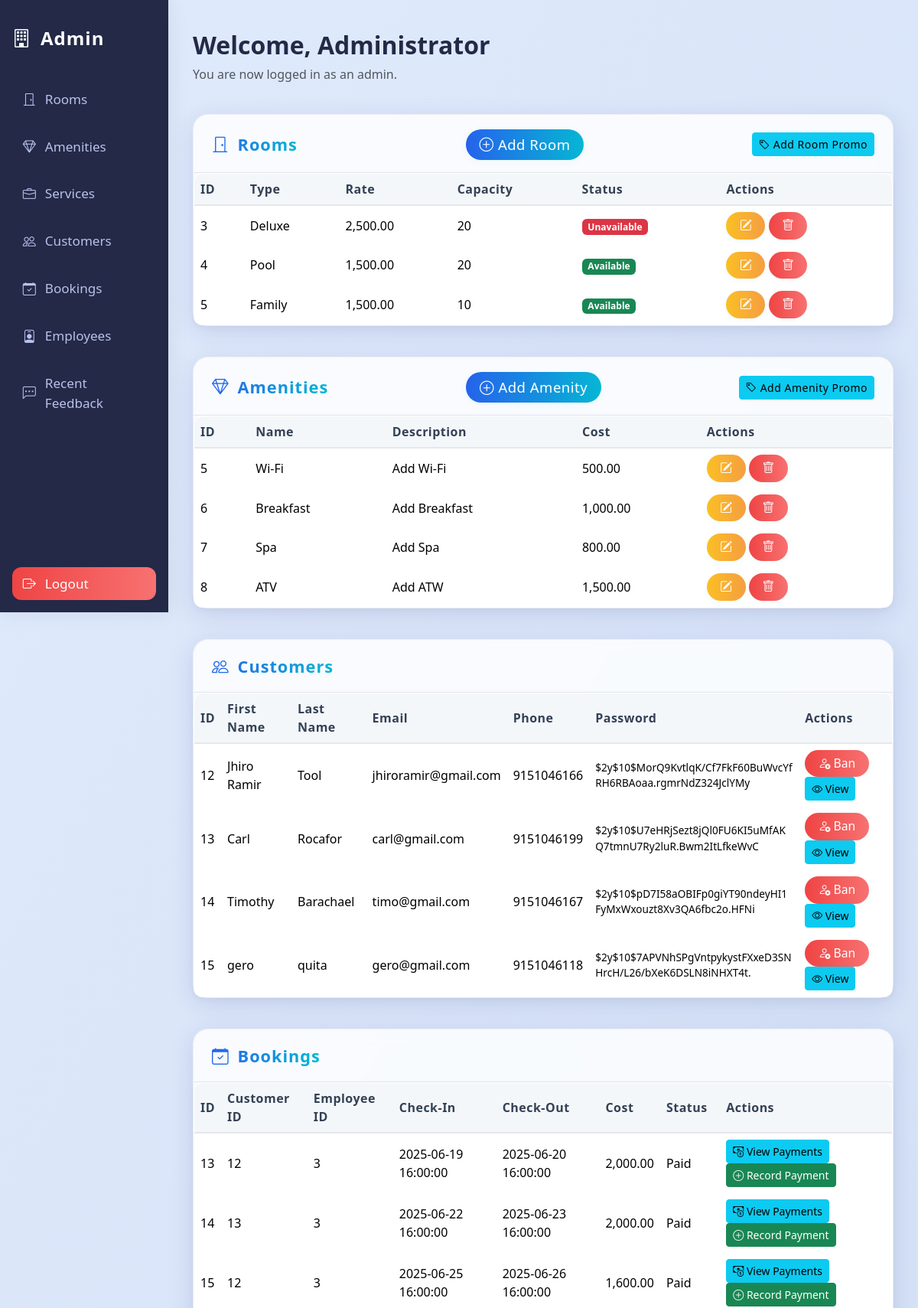
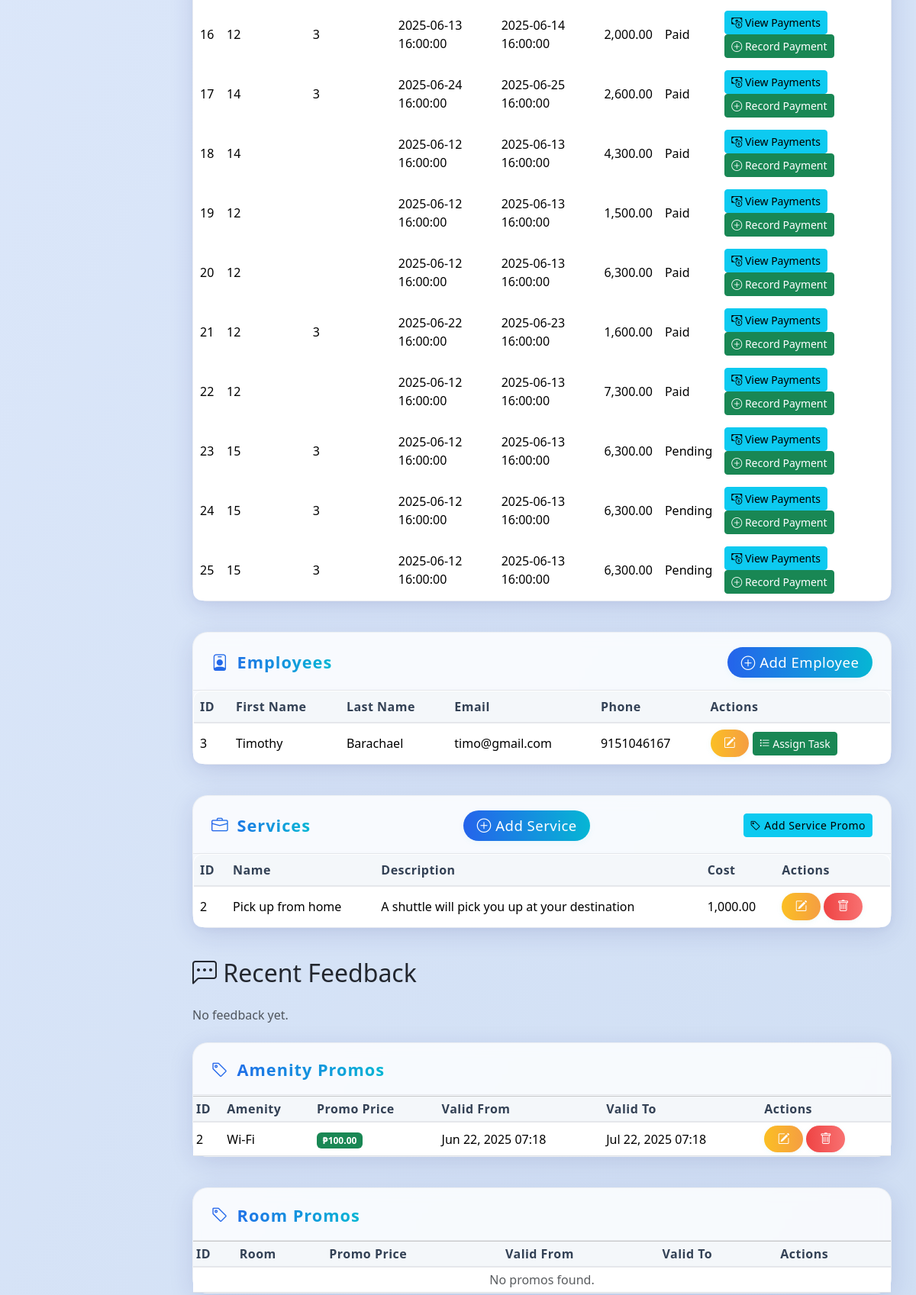
The page /admin_homepage.php (signed in, upper part) on the database its author committed (2 pictures, top to bottom).
### tables this page shows
CREATE TABLE `room` (
  `Room_ID` int(11) NOT NULL,
  `Room_Type` varchar(255) NOT NULL,
  `Room_Rate` decimal(10,2) NOT NULL,
  `Room_Cap` int(11) NOT NULL,
  `Room_Status` varchar(20) NOT NULL DEFAULT 'Available'
);

CREATE TABLE `amenity` (
  `Amenity_ID` int(11) NOT NULL,
  `Amenity_Name` varchar(255) NOT NULL,
  `Amenity_Desc` varchar(255) NOT NULL,
  `Amenity_Cost` decimal(10,2) NOT NULL
);

CREATE TABLE `customer` (
  `Cust_ID` int(11) NOT NULL,
  `Cust_FN` varchar(255) NOT NULL,
  `Cust_LN` varchar(255) NOT NULL,
  `Cust_Email` varchar(255) NOT NULL,
  `Cust_Phone` bigint(20) NOT NULL,
  `Cust_Password` varchar(255) NOT NULL,
  `is_banned` tinyint(1) DEFAULT 0
);

CREATE TABLE `booking` (
  `Booking_ID` int(11) NOT NULL,
  `Cust_ID` int(11) NOT NULL,
  `Emp_ID` int(11) DEFAULT NULL,
  `Booking_IN` timestamp NOT NULL DEFAULT current_timestamp(),
  `Booking_Out` timestamp NULL DEFAULT NULL,
  `Booking_Cost` decimal(10,2) NOT NULL,
  `Booking_Status` varchar(255) NOT NULL,
  `Guests` int(11) DEFAULT NULL
);

CREATE TABLE `employee` (
  `Emp_ID` int(11) NOT NULL,
  `Admin_ID` int(11) DEFAULT NULL,
  `Emp_FN` varchar(255) NOT NULL,
  `Emp_LN` varchar(255) NOT NULL,
  `Emp_Email` varchar(255) NOT NULL,
  `Emp_Phone` bigint(20) NOT NULL,
  `Emp_Role` varchar(50) DEFAULT NULL
);

CREATE TABLE `service` (
  `Service_ID` int(11) NOT NULL,
  `Service_Name` varchar(255) NOT NULL,
  `Service_Desc` varchar(255) NOT NULL,
  `Service_Cost` decimal(10,2) NOT NULL
);

CREATE TABLE `amenityprices` (
  `AP_ID` int(11) NOT NULL,
  `Amenity_ID` int(11) NOT NULL,
  `Price` decimal(10,2) NOT NULL,
  `PromValidF` timestamp NOT NULL DEFAULT current_timestamp() ON UPDATE current_timestamp(),
  `PromValidT` timestamp NOT NULL DEFAULT current_timestamp() ON UPDATE current_timestamp()
);

### admin_homepage.php (the view, shortened to what the rows shown need)
<?php
require_once('classes/database.php');
$db = new Database();
$rooms = $db->getAllRooms();
$amenities = $db->getAllAmenities();
$customers = $db->getAllCustomers();
$bookings = $db->getAllBookings();
$employees = $db->getAllEmployees();
$services = $db->getAllServices();
$amenityPromos = $db->getAllAmenityPromos();
?>
<!doctype html>
<html lang="en">
<head>
  <link rel="stylesheet" href="./bootstrap-5.3.3-dist/css/bootstrap.css">
  <link rel="stylesheet" href="https://cdn.jsdelivr.net/npm/bootstrap-icons/font/bootstrap-icons.css">
  <link rel="stylesheet" href="style2.css">
</head>
<body>
  <div class="admin-layout">
    <main class="main-content">
      <header class="main-header">
        <h1>Welcome, Administrator</h1>
      </header>
      <section id="rooms" class="dashboard-section">
        <div class="dashboard-card glass-card">
          <div class="card-body">
            <table class="table dashboard-table align-middle">
              <thead>
                <tr>
                  <th>ID</th>
                  <th>Type</th>
                  <th>Rate</th>
                  <th>Capacity</th>
                  <th>Status</th>
                  <th>Actions</th>
                </tr>
              </thead>
              <tbody>
                <?php foreach ($rooms as $room): ?>
                <tr>
                  <td><?= $room['Room_ID'] ?></td>
                  <td><?= htmlspecialchars($room['Room_Type']) ?></td>
                  <td><?= number_format($room['Room_Rate'], 2) ?></td>
                  <td><?= $room['Room_Cap'] ?></td>
                  <td>
                    <?php if (isset($room['Room_Status']) && strtolower($room['Room_Status']) === 'available'): ?>
                      <span class="badge bg-success">Available</span>
                    <?php else: ?>
                      <span class="badge bg-danger">Unavailable</span>
                    <?php endif; ?>
                  </td>
                  <td>
                    <a href="update_room.php?id=<?= $room['Room_ID'] ?>" class="btn btn-warning btn-sm"><i class="bi bi-pencil-square"></i></a>
                    <a href="delete_room.php?id=<?= $room['Room_ID'] ?>" class="btn btn-danger btn-sm" onclick="return confirm('Delete this room?');"><i class="bi bi-trash"></i></a>
                  </td>
                </tr>
                <?php endforeach; ?>
              </tbody>
            </table>
          </div>
        </div>
      </section>
      <section id="amenities" class="dashboard-section">
        <div class="dashboard-card glass-card">
          <div class="card-body">
            <table class="table dashboard-table align-middle">
              <thead>
                <tr>
                  <th>ID</th>
                  <th>Name</th>
                  <th>Description</th>
                  <th>Cost</th>
                  <th>Actions</th>
                </tr>
              </thead>
              <tbody>
                <?php foreach ($amenities as $amenity): ?>
                <tr>
                  <td><?= $amenity['Amenity_ID'] ?></td>
                  <td><?= htmlspecialchars($amenity['Amenity_Name']) ?></td>
                  <td><?= htmlspecialchars($amenity['Amenity_Desc']) ?></td>
                  <td><?= number_format($amenity['Amenity_Cost'], 2) ?></td>
                  <td>
                    <a href="update_amenity.php?id=<?= $amenity['Amenity_ID'] ?>" class="btn btn-warning btn-sm"><i class="bi bi-pencil-square"></i></a>
                    <a href="delete_amenity.php?id=<?= $amenity['Amenity_ID'] ?>" class="btn btn-danger btn-sm" onclick="return confirm('Delete this amenity?');"><i class="bi bi-trash"></i></a>
                  </td>
                </tr>
                <?php endforeach; ?>
              </tbody>
            </table>
          </div>
        </div>
      </section>
      <section id="customers" class="dashboard-section">
        <div class="dashboard-card glass-card">
          <div class="card-body">
            <table class="table dashboard-table align-middle">
              <thead>
                <tr>
                  <th>ID</th>
                  <th>First Name</th>
                  <th>Last Name</th>
                  <th>Email</th>
                  <th>Phone</th>
                  <th>Password</th>
                  <th>Actions</th>
                </tr>
              </thead>
              <tbody>
                <?php foreach ($customers as $customer): ?>
                <tr>
                  <td><?= $customer['Cust_ID'] ?></td>
                  <td><?= htmlspecialchars($customer['Cust_FN']) ?></td>
                  <td><?= htmlspecialchars($customer['Cust_LN']) ?></td>
                  <td><?= htmlspecialchars($customer['Cust_Email']) ?></td>
                  <td><?= htmlspecialchars($customer['Cust_Phone']) ?></td>
                  <td style="font-size:0.85em;word-break:break-all;"><?= htmlspecialchars($customer['Cust_Password']) ?></td>
                  <td>
                    <?php if (empty($customer['is_banned'])): ?>
                      <a href="ban_customer.php?id=<?= $customer['Cust_ID'] ?>" class="btn btn-danger btn-sm" onclick="return confirm('Ban this customer?');"><i class="bi bi-person-x"></i> Ban</a>
                    <?php else: ?>
                      <span class="badge bg-danger">Banned</span>
                    <?php endif; ?>
                    <a href="customer_details.php?id=<?= $customer['Cust_ID'] ?>" class="btn btn-info btn-sm"><i class="bi bi-eye"></i> View</a>
                  </td>
                </tr>
                <?php endforeach; ?>
              </tbody>
            </table>
          </div>
        </div>
      </section>
      <section id="bookings" class="dashboard-section">
        <div class="dashboard-card glass-card">
          <div class="card-body">
            <table class="table dashboard-table align-middle">
              <thead>
                <tr>
                  <th>ID</th>
                  <th>Customer ID</th>
                  <th>Employee ID</th>
                  <th>Check-In</th>
                  <th>Check-Out</th>
                  <th>Cost</th>
                  <th>Status</th>
                  <th>Actions</th>
                </tr>
              </thead>
              <tbody>
                <?php foreach ($bookings as $booking): ?>
                <tr>
                  <td><?= $booking['Booking_ID'] ?></td>
                  <td><?= $booking['Cust_ID'] ?></td>
                  <td><?= $booking['Emp_ID'] ?></td>
                  <td><?= $booking['Booking_IN'] ?></td>
                  <td><?= $booking['Booking_Out'] ?></td>
                  <td><?= number_format($booking['Booking_Cost'], 2) ?></td>
                  <td><?= htmlspecialchars($booking['Booking_Status']) ?></td>
                  <td>
                    <button class="btn btn-info btn-sm" data-bs-toggle="modal" data-bs-target="#paymentsModal<?= $booking['Booking_ID'] ?>">
                      <i class="bi bi-cash-coin"></i> View Payments
                    </button>
                    <a href="payment.php?booking_id=<?= $booking['Booking_ID'] ?>" class="btn btn-success btn-sm"><i class="bi bi-plus-circle"></i> Record Payment</a>
                  </td>
                </tr>
                <?php endforeach; ?>
              </tbody>
            </table>
          </div>
        </div>
      </section>
      <section id="employee" class="dashboard-section">
        <div class="dashboard-card glass-card">
          <div class="card-body">
            <table class="table dashboard-table align-middle">
              <thead>
                <tr>
                  <th>ID</th>
                  <th>First Name</th>
                  <th>Last Name</th>
                  <th>Email</th>
                  <th>Phone</th>
                  <th>Actions</th>
                </tr>
              </thead>
              <tbody>
                <?php foreach ($employees as $employee): ?>
                <tr>
                  <td><?= $employee['Emp_ID'] ?></td>
                  <td><?= htmlspecialchars($employee['Emp_FN']) ?></td>
                  <td><?= htmlspecialchars($employee['Emp_LN']) ?></td>
                  <td><?= htmlspecialchars($employee['Emp_Email']) ?></td>
                  <td><?= htmlspecialchars($employee['Emp_Phone']) ?></td>
                  <td>
                    <a href="edit_employee.php?id=<?= $employee['Emp_ID'] ?>" class="btn btn-warning btn-sm"><i class="bi bi-pencil-square"></i></a>
                    <a href="assign_task.php?id=<?= $employee['Emp_ID'] ?>" class="btn btn-success btn-sm"><i class="bi bi-list-task"></i> Assign Task</a>
                  </td>
                </tr>
                <?php endforeach; ?>
              </tbody>
            </table>
          </div>
        </div>
      </section>
      <section id="services" class="dashboard-section">
        <div class="dashboard-card glass-card">
          <div class="card-body">
            <table class="table dashboard-table align-middle">
              <thead>
                <tr>
                  <th>ID</th>
                  <th>Name</th>
                  <th>Description</th>
                  <th>Cost</th>
                  <th>Actions</th>
                </tr>
              </thead>
              <tbody>
                <?php if ($services): ?>
                  <?php foreach ($services as $service): ?>
                    <tr>
                      <td><?= $service['Service_ID'] ?></td>
                      <td><?= htmlspecialchars($service['Service_Name']) ?></td>
                      <td><?= htmlspecialchars($service['Service_Desc']) ?></td>
                      <td><?= number_format($service['Service_Cost'], 2) ?></td>
                      <td>
                        <a href="update_service.php?id=<?= $service['Service_ID'] ?>" class="btn btn-warning btn-sm"><i class="bi bi-pencil-square"></i></a>
                        <a href="delete_service.php?id=<?= $service['Service_ID'] ?>" class="btn btn-danger btn-sm" onclick="return confirm('Delete this service?');"><i class="bi bi-trash"></i></a>
                      </td>
                    </tr>
                  <?php endforeach; ?>
                <?php else: ?>
                  <tr><td colspan="5" class="text-muted">No services found.</td></tr>
                <?php endif; ?>
              </tbody>
            </table>
          </div>
        </div>
      </section>
      <section class="minimal-section" id="admin-feedback">
          <h2 class="section-title mb-4"><i class="bi bi-chat-left-dots"></i> Recent Feedback</h2>
      </section>
      <section id="amenity-promos" class="dashboard-section">
        <div class="dashboard-card glass-card mt-4">
          <div class="card-body">
            <table class="table table-bordered table-sm align-middle mb-0">
              <thead class="table-light">
                <tr>
                  <th>ID</th>
                  <th>Amenity</th>
                  <th>Promo Price</th>
                  <th>Valid From</th>
                  <th>Valid To</th>
                  <th>Actions</th>
                </tr>
              </thead>
              <tbody>
                <?php if ($amenityPromos): ?>
                  <?php foreach ($amenityPromos as $promo): ?>
                    <tr>
                      <td><?= $promo['AP_ID'] ?></td>
                      <td><?= htmlspecialchars($promo['Amenity_Name']) ?></td>
                      <td><span class="badge bg-success">₱<?= number_format($promo['Price'], 2) ?></span></td>
                      <td><?= date('M d, Y H:i', strtotime($promo['PromValidF'])) ?></td>
                      <td><?= date('M d, Y H:i', strtotime($promo['PromValidT'])) ?></td>
                      <td>
                        <a href="edit_amenity_promo.php?id=<?= $promo['AP_ID'] ?>" class="btn btn-warning btn-sm"><i class="bi bi-pencil-square"></i></a>
                        <a href="delete_amenity_promo.php?id=<?= $promo['AP_ID'] ?>" class="btn btn-danger btn-sm" onclick="return confirm('Delete this promo?');"><i class="bi bi-trash"></i></a>
                      </td>
                    </tr>
                  <?php endforeach; ?>
                <?php else: ?>
                  <tr><td colspan="5" class="text-muted text-center">No promos found.</td></tr>
                <?php endif; ?>
              </tbody>
            </table>
          </div>
        </div>
      </section>
      <section id="room-promos" class="dashboard-section">
        <div class="dashboard-card glass-card mt-4">
          <div class="card-body">
            <table class="table table-bordered table-sm align-middle mb-0">
              <thead class="table-light">
                <tr>
                  <th>ID</th>
                  <th>Room</th>
                  <th>Promo Price</th>
                  <th>Valid From</th>
                  <th>Valid To</th>
                  <th>Actions</th>
                </tr>
              </thead>
            </table>
          </div>
        </div>
      </section>
    </main>
  </div>
</body>
</html>

### rows shown on the page
room: Room_ID "3", Room_Type "Deluxe", Room_Rate "2,500.00", Room_Cap "20", Room_Status "Unavailable"
room: Room_ID "4", Room_Type "Pool", Room_Rate "1,500.00", Room_Cap "20", Room_Status "Available"
room: Room_ID "5", Room_Type "Family", Room_Rate "1,500.00", Room_Cap "10", Room_Status "Available"
amenity: Amenity_ID "5", Amenity_Name "Wi-Fi", Amenity_Desc "Add Wi-Fi", Amenity_Cost "500.00"
amenity: Amenity_ID "6", Amenity_Name "Breakfast", Amenity_Desc "Add Breakfast", Amenity_Cost "1,000.00"
amenity: Amenity_ID "7", Amenity_Name "Spa", Amenity_Desc "Add Spa", Amenity_Cost "800.00"
amenity: Amenity_ID "8", Amenity_Name "ATV", Amenity_Desc "Add ATW", Amenity_Cost "1,500.00"
customer: Cust_ID "12", Cust_FN "Jhiro Ramir", Cust_LN "Tool", Cust_Email "jhiroramir@gmail.com", Cust_Phone "9151046166", Cust_Password "$2y$10$MorQ9KvtlqK/Cf7FkF60BuWvcYfRH6RBAoaa.rgmrNdZ324JclYMy"
customer: Cust_ID "13", Cust_FN "Carl", Cust_LN "Rocafor", Cust_Email "carl@gmail.com", Cust_Phone "9151046199", Cust_Password "$2y$10$U7eHRjSezt8jQl0FU6KI5uMfAKQ7tmnU7Ry2luR.Bwm2ItLfkeWvC"
customer: Cust_ID "14", Cust_FN "Timothy", Cust_LN "Barachael", Cust_Email "timo@gmail.com", Cust_Phone "9151046167", Cust_Password "$2y$10$pD7I58aOBIFp0giYT90ndeyHI1FyMxWxouzt8Xv3QA6fbc2o.HFNi"
customer: Cust_ID "15", Cust_FN "gero", Cust_LN "quita", Cust_Email "gero@gmail.com", Cust_Phone "9151046118", Cust_Password "$2y$10$7APVNhSPgVntpykystFXxeD3SNHrcH/L26/bXeK6DSLN8iNHXT4t."
booking: Booking_ID "13", Cust_ID "12", Emp_ID "3", Booking_IN "2025-06-19 16:00:00", Booking_Out "2025-06-20 16:00:00", Booking_Cost "2,000.00", Booking_Status "Paid"
booking: Booking_ID "14", Cust_ID "13", Emp_ID "3", Booking_IN "2025-06-22 16:00:00", Booking_Out "2025-06-23 16:00:00", Booking_Cost "2,000.00", Booking_Status "Paid"
booking: Booking_ID "15", Cust_ID "12", Emp_ID "3", Booking_IN "2025-06-25 16:00:00", Booking_Out "2025-06-26 16:00:00", Booking_Cost "1,600.00", Booking_Status "Paid"
booking: Booking_ID "16", Cust_ID "12", Emp_ID "3", Booking_IN "2025-06-13 16:00:00", Booking_Out "2025-06-14 16:00:00", Booking_Cost "2,000.00", Booking_Status "Paid"
booking: Booking_ID "17", Cust_ID "14", Emp_ID "3", Booking_IN "2025-06-24 16:00:00", Booking_Out "2025-06-25 16:00:00", Booking_Cost "2,600.00", Booking_Status "Paid"
booking: Booking_ID "18", Cust_ID "14", Booking_IN "2025-06-12 16:00:00", Booking_Out "2025-06-13 16:00:00", Booking_Cost "4,300.00", Booking_Status "Paid"
booking: Booking_ID "19", Cust_ID "12", Booking_IN "2025-06-12 16:00:00", Booking_Out "2025-06-13 16:00:00", Booking_Cost "1,500.00", Booking_Status "Paid"
booking: Booking_ID "20", Cust_ID "12", Booking_IN "2025-06-12 16:00:00", Booking_Out "2025-06-13 16:00:00", Booking_Cost "6,300.00", Booking_Status "Paid"
booking: Booking_ID "21", Cust_ID "12", Emp_ID "3", Booking_IN "2025-06-22 16:00:00", Booking_Out "2025-06-23 16:00:00", Booking_Cost "1,600.00", Booking_Status "Paid"
booking: Booking_ID "22", Cust_ID "12", Booking_IN "2025-06-12 16:00:00", Booking_Out "2025-06-13 16:00:00", Booking_Cost "7,300.00", Booking_Status "Paid"
booking: Booking_ID "23", Cust_ID "15", Emp_ID "3", Booking_IN "2025-06-12 16:00:00", Booking_Out "2025-06-13 16:00:00", Booking_Cost "6,300.00", Booking_Status "Pending"
booking: Booking_ID "24", Cust_ID "15", Emp_ID "3", Booking_IN "2025-06-12 16:00:00", Booking_Out "2025-06-13 16:00:00", Booking_Cost "6,300.00", Booking_Status "Pending"
booking: Booking_ID "25", Cust_ID "15", Emp_ID "3", Booking_IN "2025-06-12 16:00:00", Booking_Out "2025-06-13 16:00:00", Booking_Cost "6,300.00", Booking_Status "Pending"
employee: Emp_ID "3", Emp_FN "Timothy", Emp_LN "Barachael", Emp_Email "timo@gmail.com", Emp_Phone "9151046167"
service: Service_ID "2", Service_Name "Pick up from home", Service_Desc "A shuttle will pick you up at your destination", Service_Cost "1,000.00"
amenityprices: AP_ID "2", Amenity_ID.Amenity_Name "Wi-Fi", Price "100.00", PromValidF "Jun 22, 2025 07:18", PromValidT "Jul 22, 2025 07:18"
